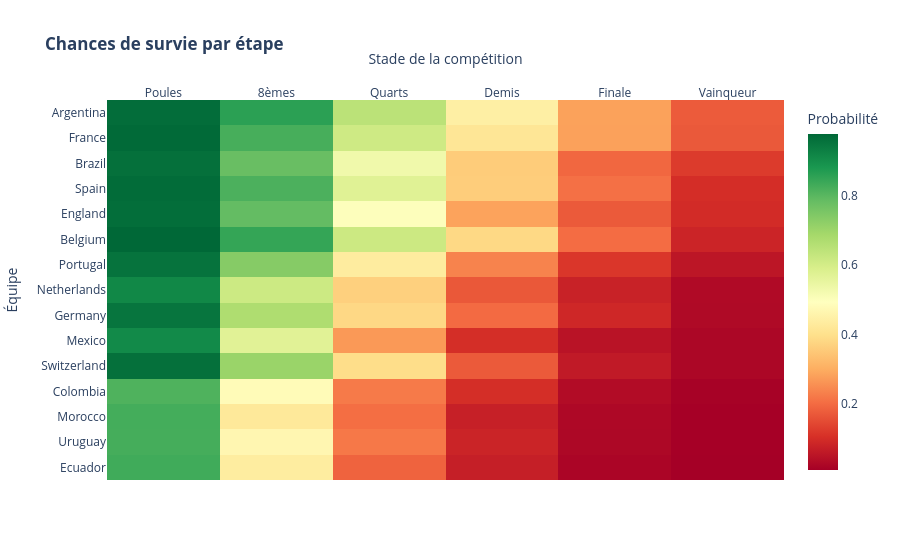

The code cell stored with this chart in its notebook:
### Code cell
# Préparation des données pour la heatmap
heatmap_data = df_top.set_index("team")[cols_to_norm]
heatmap_data.columns = ["Poules", "8èmes", "Quarts", "Demis", "Finale", "Vainqueur"]

fig_heat = px.imshow(
    heatmap_data,
    labels=dict(x="Stade de la compétition", y="Équipe", color="Probabilité"),
    x=heatmap_data.columns,
    y=heatmap_data.index,
    color_continuous_scale="RdYlGn",
    title="<b>Chances de survie par étape</b>",
    aspect="auto"
)
fig_heat.update_xaxes(side="top")
fig_heat.show()

### Figure 1 — Plotly figure (JSON) as saved in the notebook; plotly's stock layout.template omitted (floating-point values rounded to 4 significant figures)
{"data": [{"coloraxis": "coloraxis", "hovertemplate": "Stade de la compétition: %{x}<br>Équipe: %{y}<br>Probabilité: %{z}<extra></extra>", "name": "0", "type": "heatmap", "x": ["Poules", "8èmes", "Quarts", "Demis", "Finale", "Vainqueur"], "xaxis": "x", "y": ["Argentina", "France", "Brazil", "Spain", "England", "Belgium", "Portugal", "Netherlands", "Germany", "Mexico", "Switzerland", "Colombia", "Morocco", "Uruguay", "Ecuador"], "yaxis": "y", "z": [[0.968, 0.86, 0.648, 0.443, 0.282, 0.175], [0.974, 0.824, 0.612, 0.417, 0.281, 0.171], [0.962, 0.781, 0.532, 0.358, 0.194, 0.124], [0.97, 0.818, 0.573, 0.36, 0.208, 0.1], [0.966, 0.787, 0.5, 0.284, 0.173, 0.096], [0.979, 0.849, 0.616, 0.384, 0.202, 0.082], [0.956, 0.737, 0.435, 0.236, 0.115, 0.054], [0.915, 0.615, 0.366, 0.17, 0.077, 0.03], [0.952, 0.671, 0.382, 0.199, 0.088, 0.029], [0.91, 0.571, 0.268, 0.101, 0.047, 0.023], [0.962, 0.706, 0.394, 0.173, 0.061, 0.023], [0.814, 0.481, 0.223, 0.101, 0.034, 0.013], [0.828, 0.425, 0.204, 0.073, 0.026, 0.01], [0.827, 0.467, 0.22, 0.081, 0.025, 0.01], [0.833, 0.437, 0.187, 0.072, 0.02, 0.009]]}], "layout": {"coloraxis": {"colorbar": {"title": {"text": "Probabilité"}}, "colorscale": [[0, "rgb(165,0,38)"], [0.1, "rgb(215,48,39)"], [0.2, "rgb(244,109,67)"], [0.3, "rgb(253,174,97)"], [0.4, "rgb(254,224,139)"], [0.5, "rgb(255,255,191)"], [0.6, "rgb(217,239,139)"], [0.7, "rgb(166,217,106)"], [0.8, "rgb(102,189,99)"], [0.9, "rgb(26,152,80)"], [1, "rgb(0,104,55)"]]}, "title": {"text": "<b>Chances de survie par étape</b>"}, "xaxis": {"anchor": "y", "domain": [0, 1], "side": "top", "title": {"text": "Stade de la compétition"}}, "yaxis": {"anchor": "x", "autorange": "reversed", "domain": [0, 1], "title": {"text": "Équipe"}}}}
